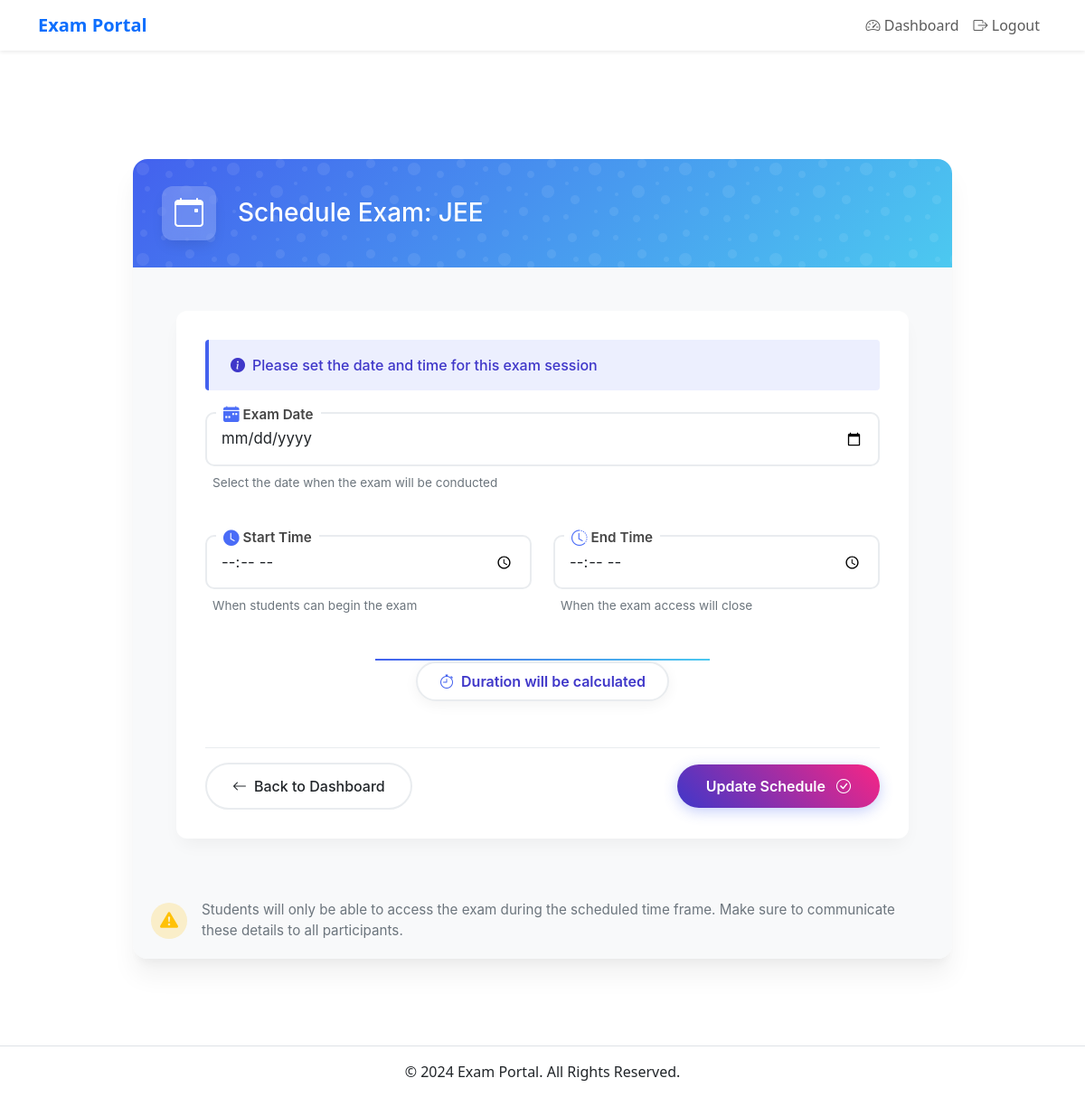
The page /schedule_exam/1 (signed in) on the database as committed earlier.
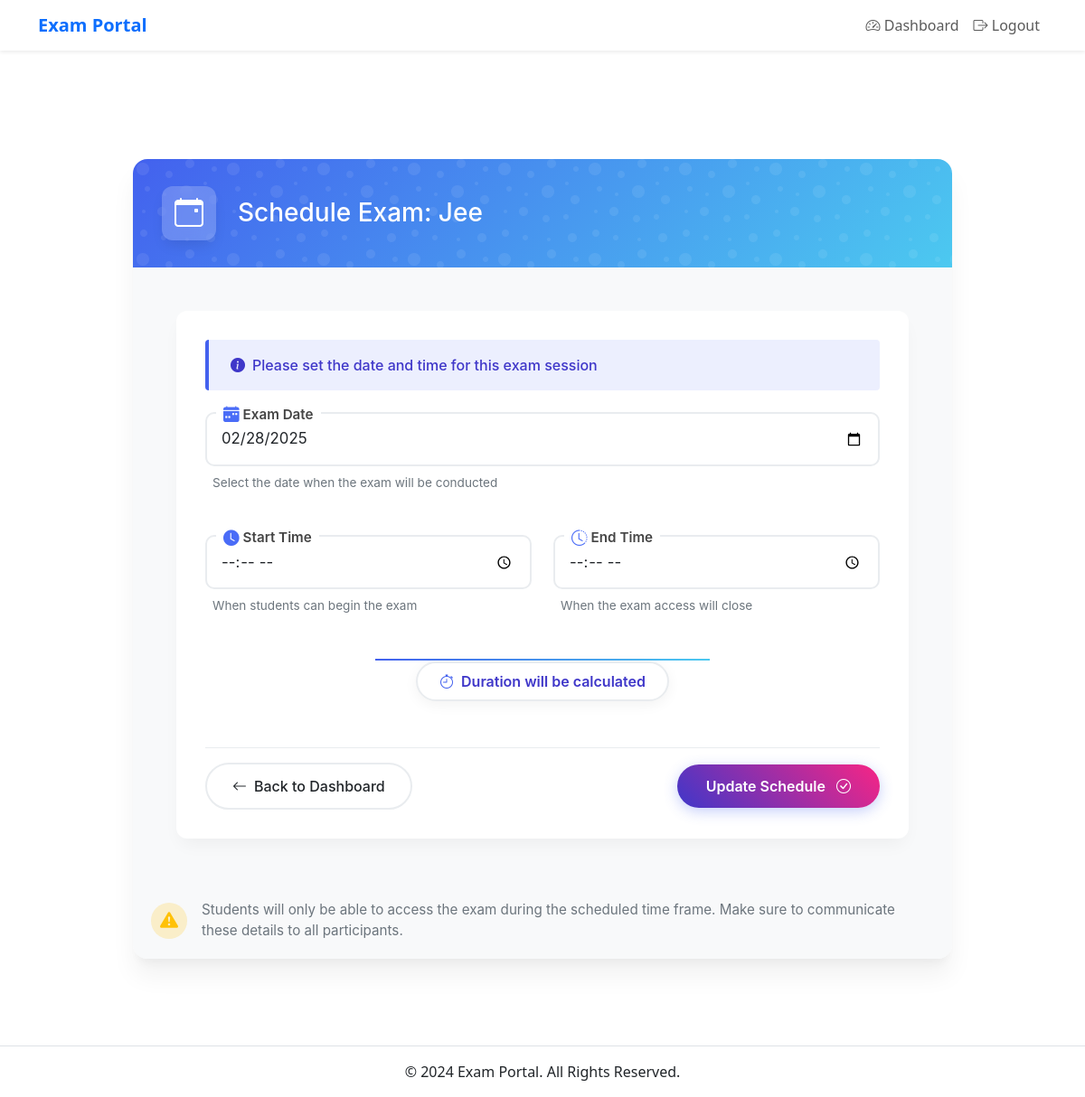
The same page on the database as committed later.
### app.py (models this page shows)
class Exam(db.Model):
    __tablename__ = 'exams'
    id = db.Column(db.Integer, primary_key=True)
    name = db.Column(db.String(100), nullable=False)
    description = db.Column(db.Text, nullable=True)
    age_min = db.Column(db.Integer, nullable=False)
    age_max = db.Column(db.Integer, nullable=False)
    education_level = db.Column(db.String(50), nullable=False)
    eligible_colleges = db.Column(db.Text, nullable=True)
    mcqs = db.relationship('MCQ', backref='exam', lazy=True)
    start_time = db.Column(db.Time, nullable=True)  # Start time
    results_published = db.Column(db.Boolean, default=False)  # Track result publication
    creator_id = db.Column(db.Integer, db.ForeignKey('users.id', name='fk_exam_creator_id'), nullable=True)  # Named foreign key
    date = db.Column(db.Date, nullable=True)  # Exam date
    time_limit = db.Column(db.Integer, nullable=True)  # Time limit in minutes

### app.py (the view, shortened to what this page needs)
@app.route('/schedule_exam/<int:exam_id>', methods=['GET', 'POST'])
def schedule_exam(exam_id):
    if 'role' not in session or session['role'] != 'admin':
        flash('Unauthorized access!', 'danger')
        return redirect(url_for('login'))
    exam = Exam.query.get_or_404(exam_id)
    return render_template('schedule_exam.html', exam=exam)

### templates/schedule_exam.html (shortened to what the changed rows need)
{% extends "base.html" %}
{% block content %}
<div class="schedule-exam-container">
    <div class="container mt-5 mb-5">
        <div class="row justify-content-center">
            <div class="col-lg-10">
                <div class="card card-custom shadow-xl border-0 overflow-hidden">
                    <div class="card-header-animated">
                        <div class="header-content">
                            <div class="calendar-icon">
                                <i class="bi bi-calendar-event"></i>
                            </div>
                            <h3 class="text-white m-0">
                                Schedule Exam: {{ exam.name }}
                            </h3>
                        </div>
                    </div>
                    <div class="card-body p-5 position-relative bg-light">
                        <div class="form-container">
                            <form method="POST" class="needs-validation" novalidate>
                                <div class="row g-4">
                                    <div class="col-md-12">
                                        <div class="form-group custom-floating-form">
                                            <label for="exam_date" class="floating-label">
                                                <i class="bi bi-calendar-week-fill me-1"></i>Exam Date
                                            </label>
                                            <input type="date" class="form-control custom-input" id="exam_date" name="exam_date"
                                                value="{{ exam.date if exam.date else '' }}" required>
                                            <div class="help-text">Select the date when the exam will be conducted</div>
                                        </div>
                                    </div>
                                </div>
                            </form>
                        </div>
                    </div>
                </div>
            </div>
        </div>
    </div>
</div>
{% endblock %}

Rows that differ between the two databases and show on the page:
changed Exam: name "JEE" → "Jee"; exam_date (not shown) → "02/28/2025"
